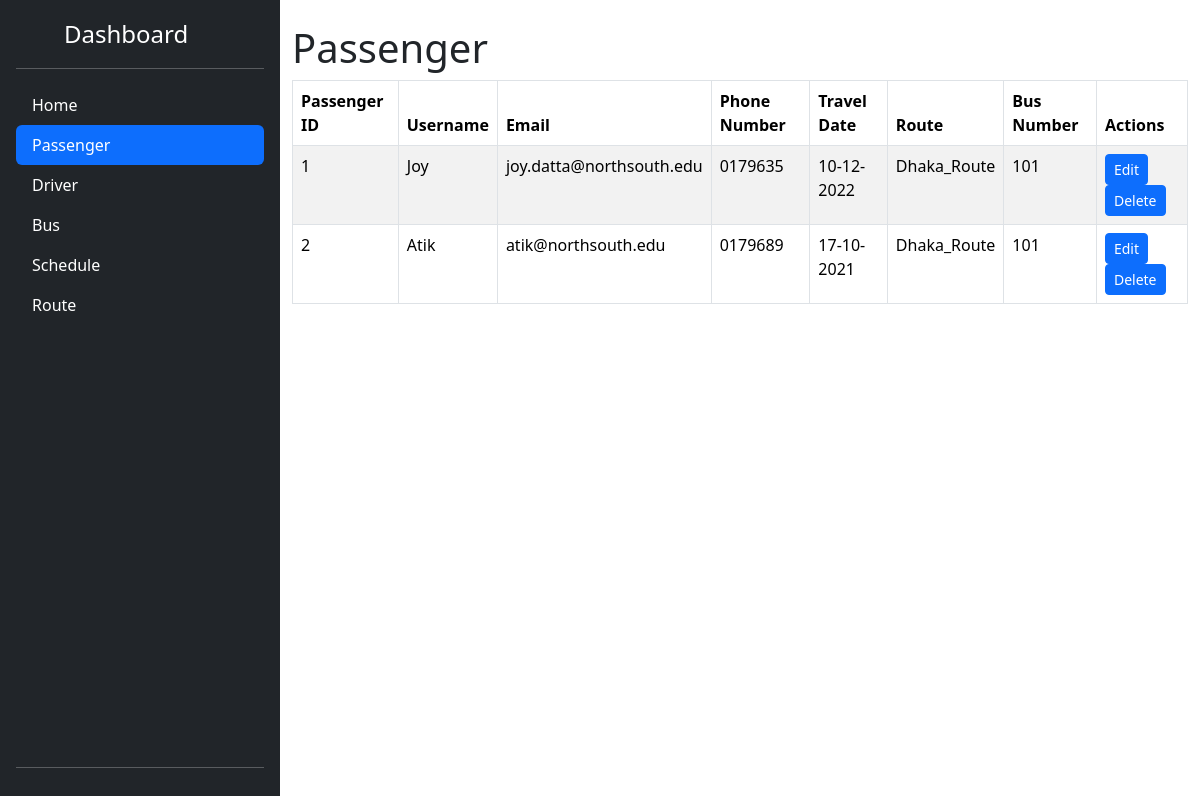
The app's page /passenger.php with its own data.
### tables this page shows
CREATE TABLE `bus` (
  `bus_id` int(11) NOT NULL,
  `bus_number` varchar(20) NOT NULL,
  `capacity` int(11) NOT NULL,
  `bus_type` varchar(50) NOT NULL,
  `manufacturer` varchar(50) DEFAULT NULL,
  `status` varchar(20) NOT NULL,
  `purchase_date` date DEFAULT NULL
);

CREATE TABLE `bus_user` (
  `user_id` int(11) NOT NULL,
  `phone` varchar(15) NOT NULL,
  `email` varchar(50) NOT NULL,
  `name` varchar(100) NOT NULL,
  `bus_id` int(11) DEFAULT NULL
);

CREATE TABLE `passenger` (
  `user_id` int(11) NOT NULL,
  `travel_date` varchar(15) DEFAULT NULL
);

CREATE TABLE `routeb` (
  `route_id` int(11) NOT NULL,
  `route_name` varchar(50) NOT NULL,
  `starting_point` varchar(50) NOT NULL,
  `destination` varchar(50) NOT NULL,
  `distance` decimal(10,2) NOT NULL
);

### passenger.php (the view, shortened to what this page needs)
<!DOCTYPE html>
<html lang="en">
<head>
    <link rel="stylesheet" href="bootstrap.min.css" />
</head>
<body>
    <div class="d-flex" id="wrapper">
        <div class="d-flex flex-column flex-shrink-0 p-3 text-bg-dark min-vh-100" style="width: 280px">
            <a href="/" class="d-flex align-items-center mb-3 mb-md-0 me-md-auto text-white text-decoration-none">
                <svg class="bi pe-none me-2" width="40" height="32">
                    <use xlink:href="#bootstrap"></use>
                </svg>
                <span class="fs-4">Dashboard</span>
            </a>
            <hr />
            <ul class="nav nav-pills flex-column mb-auto">
                <li class="nav-item">
                    <a href="admin.html" class="nav-link text-white"> Home </a>
                </li>
                <li>
                    <a href="passenger.html" class="nav-link active text-white" aria-current="page"> Passenger </a>
                </li>
                <li>
                    <a href="driver.html" class="nav-link text-white"> Driver </a>
                </li>
                <li>
                    <a href="bus.html" class="nav-link text-white"> Bus </a>
                </li>
                <li>
                    <a href="#" class="nav-link text-white"> Schedule </a>
                </li>
                <li>
                    <a href="#" class="nav-link text-white"> Route </a>
                </li>
            </ul>
            <hr />
        </div>
        <div id="content-wrapper" class="d-flex flex-column flex-grow-1">
            <div class="container-fluid">
                <h1 class="mt-4">Passenger</h1>
                <table class="table table-striped table-bordered" id="passengers-table">
                    <thead>
                        <tr>
                            <th scope="col">Passenger ID</th>
                            <th scope="col">Username</th>
                            <th scope="col">Email</th>
                            <th scope="col">Phone Number</th>
                            <th scope="col">Travel Date</th>
                            <th scope="col">Route</th>
                            <th scope="col">Bus Number</th>
                            <th scope="col">Actions</th>
                        </tr>
                    </thead>
                    <tbody>
                        <?php
                        $servername = "localhost";
                        $username = "root";
                        $password = "";
                        $db = "Bus_management";
                        $conn = new mysqli($servername, $username, $password, $db);
                        $sql = "SELECT b.bus_number,p.travel_date, u.user_id,u.phone, u.email, u.name, r.route_name
                            FROM Bus b
                            JOIN Bus_Schedule bs ON b.bus_id = bs.bus_id
                            JOIN RouteB r ON r.route_id = bs.route_id
                            JOIN Bus_User u ON u.bus_id = b.bus_id
                            JOIN Passenger p ON p.user_id = u.user_id";
                        $result = $conn->query($sql);
                        while ($row = $result->fetch_assoc()) {
                            echo "
                            <tr>
                                <td>{$row['user_id']}</td>
                                <td>{$row['name']}</td>
                                <td>{$row['email']}</td>
                                <td>{$row['phone']}</td>
                                <td>{$row['travel_date']}</td>
                                <td>{$row['route_name']}</td>
                                <td>{$row['bus_number']}</td>
                                 <td>
                                    <a class='btn btn-primary btn-sm' href='/bus_management/edit.php'>Edit</a>
                                    <a class='btn btn-primary btn-sm' href='/bus_management/delete.php'>Delete</a>
                                </td>
                            </tr>
                            ";
                        }
                        ?>
                    </tbody>
                </table>
            </div>
        </div>
    </div>
</body>
</html>

### records on screen
bus: bus_user.user_id "1", bus_user.name "Joy", bus_user.email "joy.datta@northsouth.edu", bus_user.phone "0179635", passenger.travel_date "10-12-2022", routeb.route_name "Dhaka_Route", bus_number "101", bus_user.user_id "2", bus_user.name "Atik", bus_user.email "atik@northsouth.edu", bus_user.phone "0179689", passenger.travel_date "17-10-2021"
